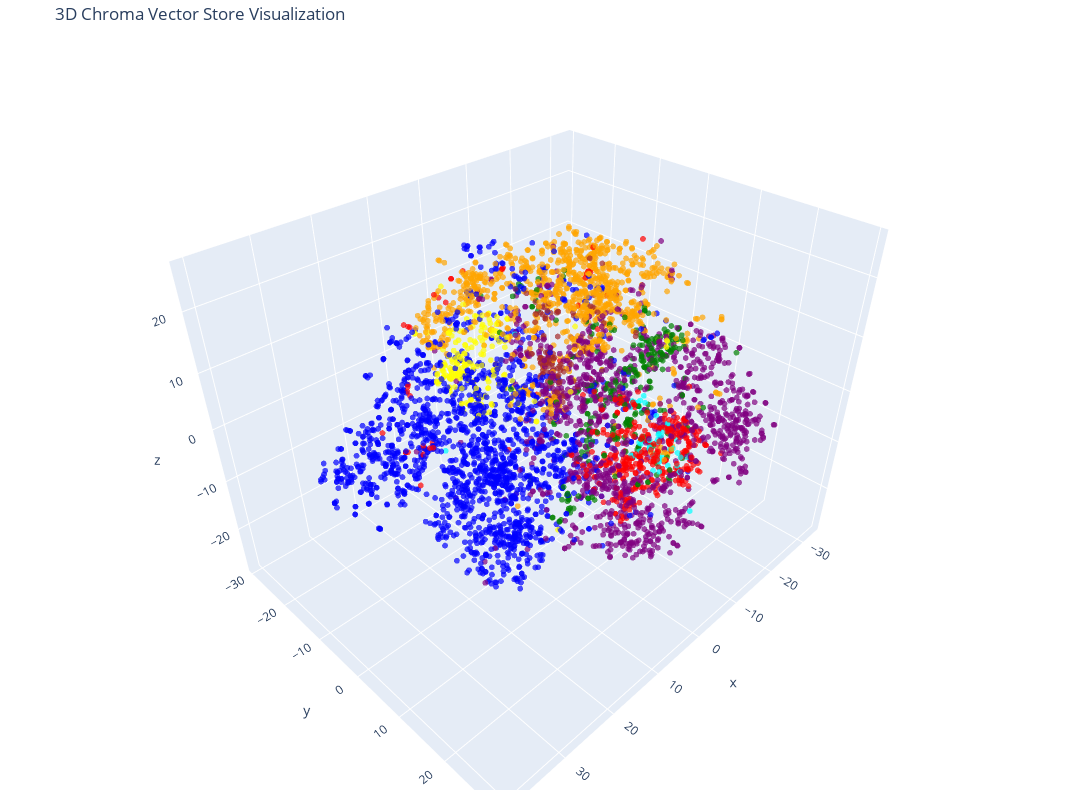

Notebook source saved alongside this figure:
### Code cell
# Create the 3D scatter plot
fig = go.Figure(data=[go.Scatter3d(
    x=reduced_vectors[:, 0],
    y=reduced_vectors[:, 1],
    z=reduced_vectors[:, 2],
    mode='markers',
    marker=dict(size=2, color=colors, opacity=0.7),
    text=[f"Category: {c}<br>Text: {d[:50]}..." for c, d in zip(categories, documents)],
    hoverinfo='text'
)])

fig.update_layout(
    title='3D Chroma Vector Store Visualization',
    scene=dict(xaxis_title='x', yaxis_title='y', zaxis_title='z'),
    width=1200,
    height=800,
    margin=dict(r=20, b=10, l=10, t=40)
)

fig.show()

### Figure 1 — Plotly figure (JSON) as saved in the notebook; plotly's stock layout.template omitted (floating-point values rounded to 4 significant figures; data arrays with more than 128 entries replaced by an {"elided": "..."} marker saying what was removed)
{"data": [{"hoverinfo": "text", "marker": {"color": {"elided": "5000 str values"}, "opacity": 0.7, "size": 2}, "mode": "markers", "text": {"elided": "5000 str values"}, "type": "scatter3d", "x": {"elided": "5000 float values"}, "y": {"elided": "5000 float values"}, "z": {"elided": "5000 float values"}}], "layout": {"height": 800, "margin": {"b": 10, "l": 10, "r": 20, "t": 40}, "scene": {"xaxis": {"title": {"text": "x"}}, "yaxis": {"title": {"text": "y"}}, "zaxis": {"title": {"text": "z"}}}, "title": {"text": "3D Chroma Vector Store Visualization"}, "width": 1200}}
